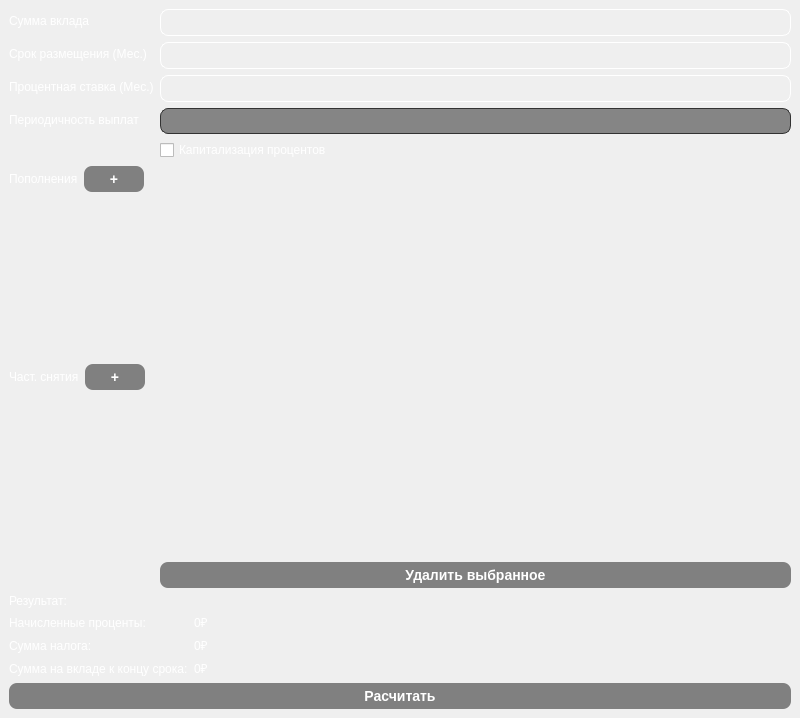
<?xml version="1.0" encoding="UTF-8"?>
<ui version="4.0">
 <class>DepositWindow</class>
 <widget class="QMainWindow" name="DepositWindow">
  <property name="geometry">
   <rect>
    <x>0</x>
    <y>0</y>
    <width>800</width>
    <height>704</height>
   </rect>
  </property>
  <property name="windowTitle">
   <string>Калькулятор доходности вкладов</string>
  </property>
  <widget class="QWidget" name="centralwidget">
   <property name="styleSheet">
    <string notr="true">QListWidget {
	border: 0px;
	background-color: transparent;
	color: white;
	font-size: 14px;
}

QComboBox {
	border: 1px solid #333333;
	border-radius: 8px;
	padding-left: 10px;
	background-color: #858585;
	padding: 4px;
	color: white;
}

QComboBox:on {
	border: 1px solid #7700ff;
}

QComboBox::drop-down {
	border: 0px;
}

QComboBox QListView {
	background-color: #858585;
	color: white;
	border-radius: 8px;
	padding: 4px;
}

QCheckBox {
	color: white;
}

QWidget#centralwidget {
        background-color: &quot;#363636&quot;;
}

QCustomPlot {
	border-radius: 8px;
}

QPushButton {
        border-radius: 8px;
        color: white;
        background-color: grey;
        font-size: 14px;
		padding: 5px;
        font-weight: bold;
}

QPushButton:hover:!pressed {
        border: 4px solid white;
}

QLabel {
	color: white;
}

QLineEdit {
        border: 1px solid white;
        border-radius: 8px;
        background-color: transparent;
        font-size: 16px;
		padding: 2px;
        color: white;
        font-weight: bold;
}</string>
   </property>
   <layout class="QVBoxLayout" name="verticalLayout">
    <item>
     <layout class="QFormLayout" name="formLayout">
      <item row="0" column="0">
       <widget class="QLabel" name="label">
        <property name="text">
         <string>Сумма вклада</string>
        </property>
       </widget>
      </item>
      <item row="0" column="1">
       <widget class="QLineEdit" name="sumEdit"/>
      </item>
      <item row="1" column="0">
       <widget class="QLabel" name="label_2">
        <property name="text">
         <string>Срок размещения (Мес.)</string>
        </property>
       </widget>
      </item>
      <item row="1" column="1">
       <widget class="QLineEdit" name="placementEdit"/>
      </item>
      <item row="2" column="0">
       <widget class="QLabel" name="label_3">
        <property name="text">
         <string>Процентная ставка (Мес.)</string>
        </property>
       </widget>
      </item>
      <item row="2" column="1">
       <widget class="QLineEdit" name="percentEdit"/>
      </item>
      <item row="3" column="0">
       <widget class="QLabel" name="label_4">
        <property name="text">
         <string>Периодичность выплат</string>
        </property>
       </widget>
      </item>
      <item row="3" column="1">
       <widget class="QComboBox" name="periodCB"/>
      </item>
      <item row="4" column="1">
       <widget class="QCheckBox" name="capitalPercentCB">
        <property name="text">
         <string>Капитализация процентов</string>
        </property>
       </widget>
      </item>
      <item row="5" column="0">
       <layout class="QHBoxLayout" name="horizontalLayout">
        <item>
         <widget class="QLabel" name="label_6">
          <property name="sizePolicy">
           <sizepolicy hsizetype="Maximum" vsizetype="Preferred">
            <horstretch>0</horstretch>
            <verstretch>0</verstretch>
           </sizepolicy>
          </property>
          <property name="text">
           <string>Пополнения</string>
          </property>
         </widget>
        </item>
        <item>
         <widget class="QPushButton" name="addAddsBtn">
          <property name="sizePolicy">
           <sizepolicy hsizetype="Preferred" vsizetype="Fixed">
            <horstretch>0</horstretch>
            <verstretch>0</verstretch>
           </sizepolicy>
          </property>
          <property name="minimumSize">
           <size>
            <width>60</width>
            <height>0</height>
           </size>
          </property>
          <property name="baseSize">
           <size>
            <width>0</width>
            <height>0</height>
           </size>
          </property>
          <property name="styleSheet">
           <string notr="true">QPushButton { background-color: &quot;#4287f5&quot; }

QPushButton:pressed { background-color: &quot;#aa4287f5&quot; }</string>
          </property>
          <property name="text">
           <string>+</string>
          </property>
         </widget>
        </item>
       </layout>
      </item>
      <item row="5" column="1">
       <widget class="QListWidget" name="addsList">
        <property name="sizePolicy">
         <sizepolicy hsizetype="Expanding" vsizetype="Minimum">
          <horstretch>0</horstretch>
          <verstretch>0</verstretch>
         </sizepolicy>
        </property>
       </widget>
      </item>
      <item row="6" column="0">
       <layout class="QHBoxLayout" name="horizontalLayout_2">
        <item>
         <widget class="QLabel" name="label_7">
          <property name="text">
           <string>Част. снятия</string>
          </property>
         </widget>
        </item>
        <item>
         <widget class="QPushButton" name="addRemsBtn">
          <property name="sizePolicy">
           <sizepolicy hsizetype="Preferred" vsizetype="Fixed">
            <horstretch>0</horstretch>
            <verstretch>0</verstretch>
           </sizepolicy>
          </property>
          <property name="minimumSize">
           <size>
            <width>60</width>
            <height>0</height>
           </size>
          </property>
          <property name="styleSheet">
           <string notr="true">QPushButton { background-color: &quot;#4287f5&quot; }

QPushButton:pressed { background-color: &quot;#aa4287f5&quot; }</string>
          </property>
          <property name="text">
           <string>+</string>
          </property>
         </widget>
        </item>
       </layout>
      </item>
      <item row="6" column="1">
       <widget class="QListWidget" name="remsList">
        <property name="sizePolicy">
         <sizepolicy hsizetype="Expanding" vsizetype="Minimum">
          <horstretch>0</horstretch>
          <verstretch>0</verstretch>
         </sizepolicy>
        </property>
       </widget>
      </item>
      <item row="7" column="1">
       <widget class="QPushButton" name="removeSelectedBtn">
        <property name="styleSheet">
         <string notr="true">QPushButton { background-color: &quot;#f54242&quot;; }

QPushButton:pressed { background-color: &quot;#aaf54242&quot; }</string>
        </property>
        <property name="text">
         <string>Удалить выбранное</string>
        </property>
       </widget>
      </item>
     </layout>
    </item>
    <item>
     <layout class="QFormLayout" name="formLayout_2">
      <item row="1" column="0">
       <widget class="QLabel" name="label_5">
        <property name="text">
         <string>Результат:</string>
        </property>
       </widget>
      </item>
      <item row="2" column="0">
       <widget class="QLabel" name="label_8">
        <property name="text">
         <string>Начисленные проценты:</string>
        </property>
       </widget>
      </item>
      <item row="3" column="0">
       <widget class="QLabel" name="label_9">
        <property name="text">
         <string>Сумма налога:</string>
        </property>
       </widget>
      </item>
      <item row="4" column="0">
       <widget class="QLabel" name="label_10">
        <property name="text">
         <string>Сумма на вкладе к концу срока:</string>
        </property>
       </widget>
      </item>
      <item row="2" column="1">
       <widget class="QLabel" name="percentsLabel">
        <property name="text">
         <string>0₽</string>
        </property>
       </widget>
      </item>
      <item row="3" column="1">
       <widget class="QLabel" name="taxLabel">
        <property name="text">
         <string>0₽</string>
        </property>
       </widget>
      </item>
      <item row="4" column="1">
       <widget class="QLabel" name="totalSumLabel">
        <property name="text">
         <string>0₽</string>
        </property>
       </widget>
      </item>
     </layout>
    </item>
    <item>
     <widget class="QPushButton" name="calcBtn">
      <property name="styleSheet">
       <string notr="true">QPushButton { background-color: &quot;#a2a2d0&quot; }

QPushButton:pressed { background-color: &quot;#aaa2a2d0&quot; }</string>
      </property>
      <property name="text">
       <string>Расчитать</string>
      </property>
     </widget>
    </item>
   </layout>
  </widget>
 </widget>
 <resources/>
 <connections/>
</ui>
